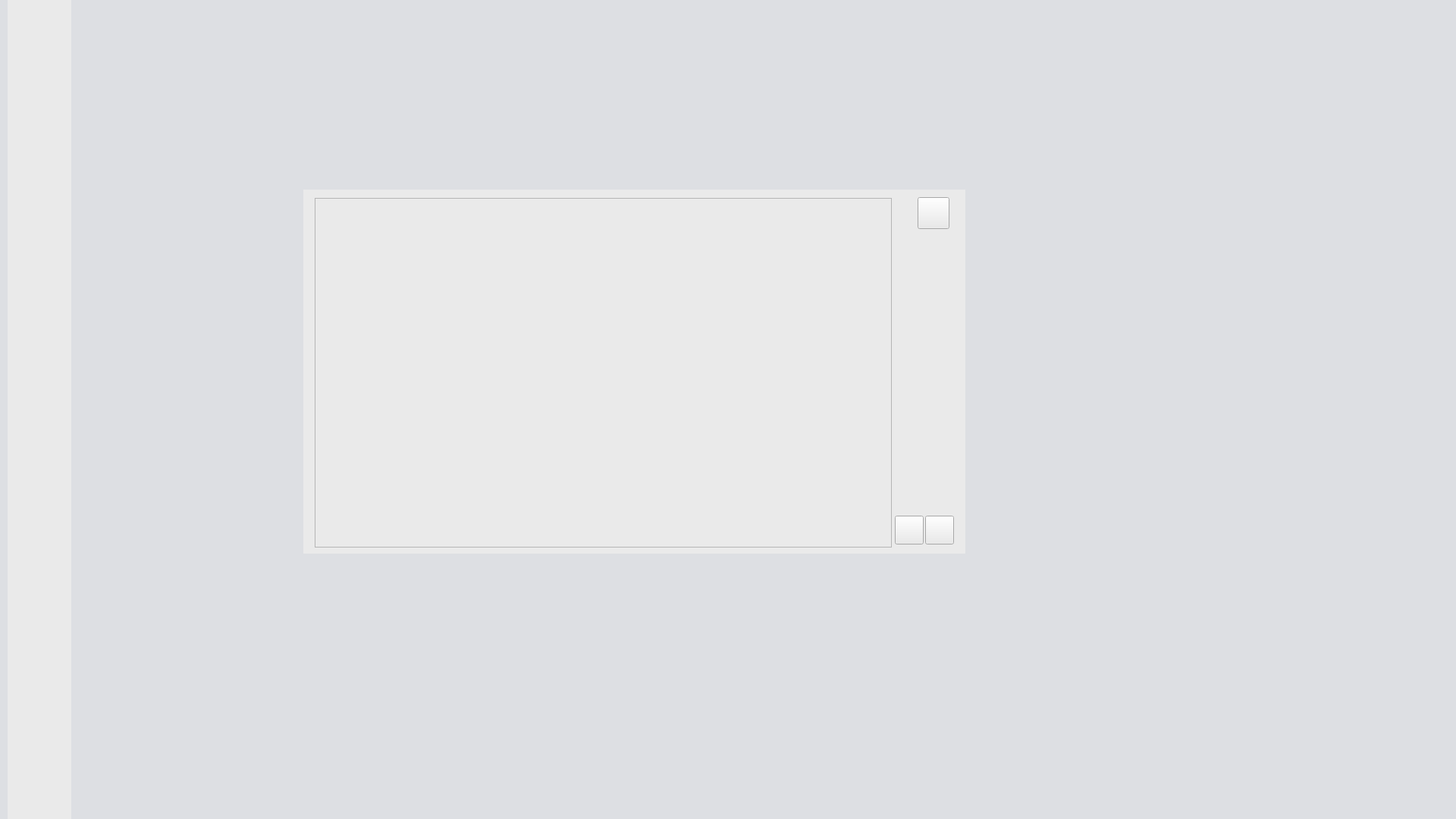
<?xml version="1.0" encoding="UTF-8"?>
<ui version="4.0">
 <class>Widget</class>
 <widget class="QWidget" name="Widget">
  <property name="geometry">
   <rect>
    <x>0</x>
    <y>0</y>
    <width>1920</width>
    <height>1080</height>
   </rect>
  </property>
  <property name="minimumSize">
   <size>
    <width>1920</width>
    <height>1080</height>
   </size>
  </property>
  <property name="maximumSize">
   <size>
    <width>1920</width>
    <height>1080</height>
   </size>
  </property>
  <property name="cursor">
   <cursorShape>CrossCursor</cursorShape>
  </property>
  <property name="windowTitle">
   <string>Widget</string>
  </property>
  <property name="styleSheet">
   <string notr="true">QWidget{background-color:rgb(221,223,227)}</string>
  </property>
  <widget class="QWidget" name="m_1" native="true">
   <property name="geometry">
    <rect>
     <x>10</x>
     <y>0</y>
     <width>84</width>
     <height>1080</height>
    </rect>
   </property>
   <property name="minimumSize">
    <size>
     <width>84</width>
     <height>1080</height>
    </size>
   </property>
   <property name="maximumSize">
    <size>
     <width>84</width>
     <height>1080</height>
    </size>
   </property>
   <property name="styleSheet">
    <string notr="true">QWidget{
	background-color:rgb(234,234,234)
}</string>
   </property>
   <widget class="QPushButton" name="file_btn">
    <property name="geometry">
     <rect>
      <x>0</x>
      <y>164</y>
      <width>84</width>
      <height>73</height>
     </rect>
    </property>
    <property name="styleSheet">
     <string notr="true">QPushButton{border:none}QPushButton:hover{background-color:rgb(13,41,104)}QPushButton:checked{background-color:rgb(13,41,104)}</string>
    </property>
    <property name="text">
     <string/>
    </property>
    <property name="icon">
     <iconset resource="image/image.qrc">
      <normaloff>:/file1.ico</normaloff>:/file1.ico</iconset>
    </property>
   </widget>
   <widget class="QPushButton" name="seg_btn">
    <property name="geometry">
     <rect>
      <x>0</x>
      <y>269</y>
      <width>84</width>
      <height>73</height>
     </rect>
    </property>
    <property name="styleSheet">
     <string notr="true">QPushButton{border:none}QPushButton:hover{background-color:rgb(13,41,104)}QPushButton:checked{background-color:rgb(13,41,104)}</string>
    </property>
    <property name="text">
     <string/>
    </property>
    <property name="icon">
     <iconset resource="image/image.qrc">
      <normaloff>:/seg2.ico</normaloff>:/seg2.ico</iconset>
    </property>
   </widget>
   <widget class="QPushButton" name="process_btn">
    <property name="geometry">
     <rect>
      <x>0</x>
      <y>374</y>
      <width>84</width>
      <height>73</height>
     </rect>
    </property>
    <property name="styleSheet">
     <string notr="true">QPushButton{border:none}QPushButton:hover{background-color:rgb(13,41,104)}QPushButton:checked{background-color:rgb(13,41,104)}</string>
    </property>
    <property name="text">
     <string/>
    </property>
    <property name="icon">
     <iconset resource="image/image.qrc">
      <normaloff>:/pro2.ico</normaloff>:/pro2.ico</iconset>
    </property>
   </widget>
   <widget class="QPushButton" name="tool_btn">
    <property name="geometry">
     <rect>
      <x>0</x>
      <y>479</y>
      <width>84</width>
      <height>73</height>
     </rect>
    </property>
    <property name="styleSheet">
     <string notr="true">QPushButton{border:none}QPushButton:hover{background-color:rgb(13,41,104)}QPushButton:checked{background-color:rgb(13,41,104)}</string>
    </property>
    <property name="text">
     <string/>
    </property>
    <property name="icon">
     <iconset resource="image/image.qrc">
      <normaloff>:/tool2.ico</normaloff>:/tool2.ico</iconset>
    </property>
   </widget>
   <widget class="QPushButton" name="set_btn">
    <property name="geometry">
     <rect>
      <x>0</x>
      <y>584</y>
      <width>84</width>
      <height>73</height>
     </rect>
    </property>
    <property name="styleSheet">
     <string notr="true">QPushButton{border:none}QPushButton:hover{background-color:rgb(13,41,104)}QPushButton:checked{background-color:rgb(13,41,104)}</string>
    </property>
    <property name="text">
     <string/>
    </property>
    <property name="icon">
     <iconset resource="image/image.qrc">
      <normaloff>:/set2.ico</normaloff>:/set2.ico</iconset>
    </property>
   </widget>
  </widget>
  <widget class="QStackedWidget" name="m_2">
   <property name="geometry">
    <rect>
     <x>94</x>
     <y>0</y>
     <width>182</width>
     <height>1080</height>
    </rect>
   </property>
   <property name="currentIndex">
    <number>0</number>
   </property>
   <widget class="QWidget" name="origin_page">
    <property name="minimumSize">
     <size>
      <width>182</width>
      <height>1080</height>
     </size>
    </property>
    <property name="maximumSize">
     <size>
      <width>182</width>
      <height>1080</height>
     </size>
    </property>
    <property name="styleSheet">
     <string notr="true">QWidget{
	background-color:rgb(221,223,227)
}</string>
    </property>
   </widget>
   <widget class="QWidget" name="file_page">
    <property name="minimumSize">
     <size>
      <width>182</width>
      <height>1080</height>
     </size>
    </property>
    <property name="maximumSize">
     <size>
      <width>182</width>
      <height>1080</height>
     </size>
    </property>
    <property name="styleSheet">
     <string notr="true">QWidget{
	background-color:rgb(234,234,234)
}</string>
    </property>
    <widget class="QPushButton" name="open_btn">
     <property name="geometry">
      <rect>
       <x>0</x>
       <y>164</y>
       <width>182</width>
       <height>73</height>
      </rect>
     </property>
     <property name="styleSheet">
      <string notr="true">QPushButton{font-family:'黑体';font-size:22px;border:none}QPushButton:hover{background-color:rgb(13,41,104)}QPushButton:checked{background-color:rgb(13,41,104)}</string>
     </property>
     <property name="text">
      <string>打开</string>
     </property>
     <property name="iconSize">
      <size>
       <width>42</width>
       <height>42</height>
      </size>
     </property>
    </widget>
    <widget class="QPushButton" name="save_btn">
     <property name="geometry">
      <rect>
       <x>0</x>
       <y>269</y>
       <width>182</width>
       <height>73</height>
      </rect>
     </property>
     <property name="styleSheet">
      <string notr="true">QPushButton{font-family:'黑体';font-size:22px;border:none}QPushButton:hover{background-color:rgb(13,41,104)}QPushButton:checked{background-color:rgb(13,41,104)}</string>
     </property>
     <property name="text">
      <string>保存</string>
     </property>
     <property name="iconSize">
      <size>
       <width>42</width>
       <height>42</height>
      </size>
     </property>
    </widget>
    <widget class="QPushButton" name="saveas_btn">
     <property name="geometry">
      <rect>
       <x>0</x>
       <y>374</y>
       <width>182</width>
       <height>73</height>
      </rect>
     </property>
     <property name="styleSheet">
      <string notr="true">QPushButton{font-family:'黑体';font-size:22px;border:none}QPushButton:hover{background-color:rgb(13,41,104)}QPushButton:checked{background-color:rgb(13,41,104)}</string>
     </property>
     <property name="text">
      <string>另存为</string>
     </property>
     <property name="iconSize">
      <size>
       <width>64</width>
       <height>64</height>
      </size>
     </property>
    </widget>
    <widget class="QPushButton" name="aboutas_btn">
     <property name="geometry">
      <rect>
       <x>0</x>
       <y>479</y>
       <width>182</width>
       <height>73</height>
      </rect>
     </property>
     <property name="styleSheet">
      <string notr="true">QPushButton{font-family:'黑体';font-size:22px;border:none}QPushButton:hover{background-color:rgb(13,41,104)}QPushButton:checked{background-color:rgb(13,41,104)}</string>
     </property>
     <property name="text">
      <string>关于我们</string>
     </property>
     <property name="iconSize">
      <size>
       <width>80</width>
       <height>80</height>
      </size>
     </property>
    </widget>
   </widget>
   <widget class="QWidget" name="seg_page">
    <property name="minimumSize">
     <size>
      <width>182</width>
      <height>1080</height>
     </size>
    </property>
    <property name="maximumSize">
     <size>
      <width>182</width>
      <height>1080</height>
     </size>
    </property>
    <property name="styleSheet">
     <string notr="true">QWidget{
	background-color:rgb(234,234,234)
}</string>
    </property>
   </widget>
   <widget class="QWidget" name="pro_page">
    <property name="minimumSize">
     <size>
      <width>182</width>
      <height>1080</height>
     </size>
    </property>
    <property name="maximumSize">
     <size>
      <width>182</width>
      <height>1080</height>
     </size>
    </property>
    <property name="styleSheet">
     <string notr="true">QWidget{
	background-color:rgb(234,234,234)
}</string>
    </property>
    <widget class="QPushButton" name="pre_btn">
     <property name="geometry">
      <rect>
       <x>0</x>
       <y>164</y>
       <width>182</width>
       <height>73</height>
      </rect>
     </property>
     <property name="styleSheet">
      <string notr="true">QPushButton{font-family:'黑体';font-size:22px;border:none}QPushButton:hover{background-color:rgb(13,41,104)}QPushButton:checked{background-color:rgb(13,41,104)}</string>
     </property>
     <property name="text">
      <string>预处理</string>
     </property>
    </widget>
    <widget class="QPushButton" name="last_btn">
     <property name="geometry">
      <rect>
       <x>0</x>
       <y>269</y>
       <width>182</width>
       <height>73</height>
      </rect>
     </property>
     <property name="styleSheet">
      <string notr="true">QPushButton{font-family:'黑体';font-size:22px;border:none}QPushButton:hover{background-color:rgb(13,41,104)}QPushButton:checked{background-color:rgb(13,41,104)}</string>
     </property>
     <property name="text">
      <string>后处理</string>
     </property>
    </widget>
    <widget class="QPushButton" name="magic_btn">
     <property name="geometry">
      <rect>
       <x>0</x>
       <y>374</y>
       <width>182</width>
       <height>73</height>
      </rect>
     </property>
     <property name="styleSheet">
      <string notr="true">QPushButton{font-family:'黑体';font-size:22px;border:none}QPushButton:hover{background-color:rgb(13,41,104)}QPushButton:checked{background-color:rgb(13,41,104)}</string>
     </property>
     <property name="text">
      <string>仙女棒</string>
     </property>
    </widget>
   </widget>
   <widget class="QWidget" name="tool_page">
    <property name="minimumSize">
     <size>
      <width>182</width>
      <height>1080</height>
     </size>
    </property>
    <property name="maximumSize">
     <size>
      <width>182</width>
      <height>1080</height>
     </size>
    </property>
    <property name="styleSheet">
     <string notr="true">QWidget{
	background-color:rgb(234,234,234)
}</string>
    </property>
    <widget class="QPushButton" name="pencil_btn">
     <property name="geometry">
      <rect>
       <x>0</x>
       <y>264</y>
       <width>182</width>
       <height>73</height>
      </rect>
     </property>
     <property name="minimumSize">
      <size>
       <width>0</width>
       <height>0</height>
      </size>
     </property>
     <property name="styleSheet">
      <string notr="true">QPushButton{font-family:'黑体';font-size:22px;border:none}QPushButton:hover{background-color:rgb(13,41,104)}QPushButton:checked{background-color:rgb(13,41,104)}</string>
     </property>
     <property name="text">
      <string>画笔</string>
     </property>
    </widget>
    <widget class="QPushButton" name="eraser_btn">
     <property name="geometry">
      <rect>
       <x>0</x>
       <y>369</y>
       <width>182</width>
       <height>73</height>
      </rect>
     </property>
     <property name="minimumSize">
      <size>
       <width>0</width>
       <height>0</height>
      </size>
     </property>
     <property name="styleSheet">
      <string notr="true">QPushButton{font-family:'黑体';font-size:22px;border:none}QPushButton:hover{background-color:rgb(13,41,104)}QPushButton:checked{background-color:rgb(13,41,104)}</string>
     </property>
     <property name="text">
      <string>橡皮</string>
     </property>
    </widget>
    <widget class="QPushButton" name="magnifier_btn">
     <property name="geometry">
      <rect>
       <x>0</x>
       <y>474</y>
       <width>182</width>
       <height>73</height>
      </rect>
     </property>
     <property name="minimumSize">
      <size>
       <width>0</width>
       <height>0</height>
      </size>
     </property>
     <property name="styleSheet">
      <string notr="true">QPushButton{font-family:'黑体';font-size:22px;border:none}QPushButton:hover{background-color:rgb(13,41,104)}QPushButton:checked{background-color:rgb(13,41,104)}</string>
     </property>
     <property name="text">
      <string>放大镜</string>
     </property>
    </widget>
   </widget>
   <widget class="QWidget" name="set_page">
    <property name="styleSheet">
     <string notr="true">background-color:rgb(234,234,234)</string>
    </property>
    <widget class="QPushButton" name="language_btn">
     <property name="geometry">
      <rect>
       <x>0</x>
       <y>264</y>
       <width>182</width>
       <height>73</height>
      </rect>
     </property>
     <property name="styleSheet">
      <string notr="true">QPushButton{font-family:'黑体';font-size:22px;border:none}QPushButton:hover{background-color:rgb(13,41,104)}QPushButton:checked{background-color:rgb(13,41,104)}</string>
     </property>
     <property name="text">
      <string>语言</string>
     </property>
    </widget>
    <widget class="QPushButton" name="theme_btn">
     <property name="geometry">
      <rect>
       <x>0</x>
       <y>369</y>
       <width>182</width>
       <height>73</height>
      </rect>
     </property>
     <property name="styleSheet">
      <string notr="true">QPushButton{font-family:'黑体';font-size:22px;border:none}QPushButton:hover{background-color:rgb(13,41,104)}QPushButton:checked{background-color:rgb(13,41,104)}</string>
     </property>
     <property name="text">
      <string>主题</string>
     </property>
    </widget>
    <widget class="QPushButton" name="speed_btn">
     <property name="geometry">
      <rect>
       <x>0</x>
       <y>474</y>
       <width>182</width>
       <height>73</height>
      </rect>
     </property>
     <property name="styleSheet">
      <string notr="true">QPushButton{font-family:'黑体';font-size:22px;border:none}QPushButton:hover{background-color:rgb(13,41,104)}QPushButton:checked{background-color:rgb(13,41,104)}</string>
     </property>
     <property name="text">
      <string>加速</string>
     </property>
    </widget>
   </widget>
  </widget>
  <widget class="QStackedWidget" name="m_3">
   <property name="geometry">
    <rect>
     <x>1548</x>
     <y>0</y>
     <width>372</width>
     <height>1080</height>
    </rect>
   </property>
   <property name="styleSheet">
    <string notr="true">QLabel{font-family:&quot;微软雅黑&quot;;font-size:16px;border:none}</string>
   </property>
   <property name="currentIndex">
    <number>0</number>
   </property>
   <widget class="QWidget" name="page0">
    <property name="styleSheet">
     <string notr="true">QWidget{
background-color:rgb(221,223,227)
}</string>
    </property>
   </widget>
   <widget class="QWidget" name="page1">
    <property name="styleSheet">
     <string notr="true">QWidget{
background-color:rgb(234,234,234)
}</string>
    </property>
    <widget class="QLabel" name="label">
     <property name="geometry">
      <rect>
       <x>30</x>
       <y>30</y>
       <width>81</width>
       <height>21</height>
      </rect>
     </property>
     <property name="minimumSize">
      <size>
       <width>81</width>
       <height>21</height>
      </size>
     </property>
     <property name="maximumSize">
      <size>
       <width>81</width>
       <height>21</height>
      </size>
     </property>
     <property name="styleSheet">
      <string notr="true">QLabel{font-family:'黑体';font-size:22px;border:none}</string>
     </property>
     <property name="text">
      <string>预处理</string>
     </property>
    </widget>
    <widget class="QWidget" name="layoutWidget">
     <property name="geometry">
      <rect>
       <x>30</x>
       <y>73</y>
       <width>301</width>
       <height>231</height>
      </rect>
     </property>
     <layout class="QVBoxLayout" name="verticalLayout">
      <property name="spacing">
       <number>22</number>
      </property>
      <item>
       <layout class="QHBoxLayout" name="horizontalLayout" stretch="0,0,0">
        <property name="spacing">
         <number>10</number>
        </property>
        <property name="leftMargin">
         <number>0</number>
        </property>
        <item>
         <widget class="QLabel" name="label_2">
          <property name="styleSheet">
           <string notr="true">QLabel{font-family:&quot;微软雅黑&quot;;font-size:16px;border:none}

</string>
          </property>
          <property name="text">
           <string>对比度</string>
          </property>
         </widget>
        </item>
        <item>
         <widget class="QSlider" name="horizontalSlider">
          <property name="orientation">
           <enum>Qt::Horizontal</enum>
          </property>
         </widget>
        </item>
        <item>
         <widget class="QLabel" name="label_3">
          <property name="text">
           <string>0%</string>
          </property>
         </widget>
        </item>
       </layout>
      </item>
      <item>
       <layout class="QHBoxLayout" name="horizontalLayout_2" stretch="0,0,0">
        <property name="spacing">
         <number>10</number>
        </property>
        <property name="leftMargin">
         <number>0</number>
        </property>
        <item>
         <widget class="QLabel" name="label_10">
          <property name="styleSheet">
           <string notr="true">QLabel{font-family:&quot;微软雅黑&quot;;font-size:16px;border:none}

</string>
          </property>
          <property name="text">
           <string>亮度</string>
          </property>
         </widget>
        </item>
        <item>
         <widget class="QSlider" name="horizontalSlider_5">
          <property name="orientation">
           <enum>Qt::Horizontal</enum>
          </property>
         </widget>
        </item>
        <item>
         <widget class="QLabel" name="label_11">
          <property name="text">
           <string>0%</string>
          </property>
         </widget>
        </item>
       </layout>
      </item>
      <item>
       <layout class="QHBoxLayout" name="horizontalLayout_3" stretch="0,0,0">
        <property name="spacing">
         <number>10</number>
        </property>
        <property name="leftMargin">
         <number>0</number>
        </property>
        <item>
         <widget class="QLabel" name="label_12">
          <property name="styleSheet">
           <string notr="true">QLabel{font-family:&quot;微软雅黑&quot;;font-size:16px;border:none}

</string>
          </property>
          <property name="text">
           <string>锐化</string>
          </property>
         </widget>
        </item>
        <item>
         <widget class="QSlider" name="horizontalSlider_6">
          <property name="orientation">
           <enum>Qt::Horizontal</enum>
          </property>
         </widget>
        </item>
        <item>
         <widget class="QLabel" name="label_13">
          <property name="text">
           <string>0%</string>
          </property>
         </widget>
        </item>
       </layout>
      </item>
      <item>
       <layout class="QHBoxLayout" name="horizontalLayout_4" stretch="0,0,0">
        <property name="spacing">
         <number>10</number>
        </property>
        <property name="leftMargin">
         <number>0</number>
        </property>
        <item>
         <widget class="QLabel" name="label_14">
          <property name="styleSheet">
           <string notr="true">QLabel{font-family:&quot;微软雅黑&quot;;font-size:16px;border:none}

</string>
          </property>
          <property name="text">
           <string>噪声</string>
          </property>
         </widget>
        </item>
        <item>
         <widget class="QSlider" name="horizontalSlider_7">
          <property name="orientation">
           <enum>Qt::Horizontal</enum>
          </property>
         </widget>
        </item>
        <item>
         <widget class="QLabel" name="label_15">
          <property name="text">
           <string>0%</string>
          </property>
         </widget>
        </item>
       </layout>
      </item>
     </layout>
    </widget>
   </widget>
   <widget class="QWidget" name="page2">
    <property name="styleSheet">
     <string notr="true">QWidget{
background-color:rgb(234,234,234)
}</string>
    </property>
    <widget class="QWidget" name="layoutWidget_5">
     <property name="geometry">
      <rect>
       <x>30</x>
       <y>100</y>
       <width>321</width>
       <height>241</height>
      </rect>
     </property>
     <layout class="QVBoxLayout" name="verticalLayout_3">
      <property name="spacing">
       <number>22</number>
      </property>
      <item>
       <layout class="QHBoxLayout" name="horizontalLayout_9" stretch="0,0,0">
        <property name="spacing">
         <number>10</number>
        </property>
        <property name="leftMargin">
         <number>0</number>
        </property>
        <item>
         <widget class="QLabel" name="label_7">
          <property name="styleSheet">
           <string notr="true">QLabel{font-family:&quot;微软雅黑&quot;;font-size:16px;border:none}

</string>
          </property>
          <property name="text">
           <string>膨胀</string>
          </property>
         </widget>
        </item>
        <item>
         <widget class="QSlider" name="horizontalSlider_3">
          <property name="orientation">
           <enum>Qt::Horizontal</enum>
          </property>
         </widget>
        </item>
        <item>
         <widget class="QLabel" name="label_8">
          <property name="text">
           <string>0%</string>
          </property>
         </widget>
        </item>
       </layout>
      </item>
      <item>
       <layout class="QHBoxLayout" name="horizontalLayout_10" stretch="0,0,0">
        <property name="spacing">
         <number>10</number>
        </property>
        <property name="leftMargin">
         <number>0</number>
        </property>
        <item>
         <widget class="QLabel" name="label_22">
          <property name="styleSheet">
           <string notr="true">QLabel{font-family:&quot;微软雅黑&quot;;font-size:16px;border:none}

</string>
          </property>
          <property name="text">
           <string>腐蚀</string>
          </property>
         </widget>
        </item>
        <item>
         <widget class="QSlider" name="horizontalSlider_11">
          <property name="orientation">
           <enum>Qt::Horizontal</enum>
          </property>
         </widget>
        </item>
        <item>
         <widget class="QLabel" name="label_23">
          <property name="text">
           <string>0%</string>
          </property>
         </widget>
        </item>
       </layout>
      </item>
      <item>
       <layout class="QHBoxLayout" name="horizontalLayout_11" stretch="0,0,0">
        <property name="spacing">
         <number>10</number>
        </property>
        <property name="leftMargin">
         <number>0</number>
        </property>
        <item>
         <widget class="QLabel" name="label_24">
          <property name="styleSheet">
           <string notr="true">QLabel{font-family:&quot;微软雅黑&quot;;font-size:16px;border:none}

</string>
          </property>
          <property name="text">
           <string>开运算</string>
          </property>
         </widget>
        </item>
        <item>
         <widget class="QSlider" name="horizontalSlider_12">
          <property name="orientation">
           <enum>Qt::Horizontal</enum>
          </property>
         </widget>
        </item>
        <item>
         <widget class="QLabel" name="label_25">
          <property name="text">
           <string>0%</string>
          </property>
         </widget>
        </item>
       </layout>
      </item>
      <item>
       <layout class="QHBoxLayout" name="horizontalLayout_12" stretch="0,0,0">
        <property name="spacing">
         <number>10</number>
        </property>
        <property name="leftMargin">
         <number>0</number>
        </property>
        <item>
         <widget class="QLabel" name="label_26">
          <property name="styleSheet">
           <string notr="true">QLabel{font-family:&quot;微软雅黑&quot;;font-size:16px;border:none}

</string>
          </property>
          <property name="text">
           <string>闭运算</string>
          </property>
         </widget>
        </item>
        <item>
         <widget class="QSlider" name="horizontalSlider_13">
          <property name="orientation">
           <enum>Qt::Horizontal</enum>
          </property>
         </widget>
        </item>
        <item>
         <widget class="QLabel" name="label_27">
          <property name="text">
           <string>0%</string>
          </property>
         </widget>
        </item>
       </layout>
      </item>
     </layout>
    </widget>
    <widget class="QLabel" name="label_9">
     <property name="geometry">
      <rect>
       <x>30</x>
       <y>50</y>
       <width>81</width>
       <height>21</height>
      </rect>
     </property>
     <property name="minimumSize">
      <size>
       <width>81</width>
       <height>21</height>
      </size>
     </property>
     <property name="maximumSize">
      <size>
       <width>81</width>
       <height>21</height>
      </size>
     </property>
     <property name="styleSheet">
      <string notr="true">QLabel{font-family:'黑体';font-size:22px;border:none}</string>
     </property>
     <property name="text">
      <string>后处理</string>
     </property>
    </widget>
   </widget>
   <widget class="QWidget" name="page3">
    <property name="styleSheet">
     <string notr="true">QWidget{
background-color:rgb(234,234,234)
}</string>
    </property>
    <widget class="QPushButton" name="pushButton">
     <property name="geometry">
      <rect>
       <x>250</x>
       <y>340</y>
       <width>98</width>
       <height>31</height>
      </rect>
     </property>
     <property name="styleSheet">
      <string notr="true">QPushButton{font-family:'黑体';font-size:18px;}QPushButton:hover{background-color:rgb(13,41,104)}QPushButton:checked{background-color:rgb(13,41,104)}</string>
     </property>
     <property name="text">
      <string>确定</string>
     </property>
    </widget>
    <widget class="QWidget" name="">
     <property name="geometry">
      <rect>
       <x>20</x>
       <y>50</y>
       <width>331</width>
       <height>251</height>
      </rect>
     </property>
     <layout class="QVBoxLayout" name="verticalLayout_2">
      <item>
       <layout class="QHBoxLayout" name="horizontalLayout_5">
        <property name="spacing">
         <number>13</number>
        </property>
        <item>
         <widget class="QLabel" name="label_4">
          <property name="text">
           <string>语言</string>
          </property>
         </widget>
        </item>
        <item>
         <widget class="QCheckBox" name="checkBox">
          <property name="text">
           <string>中文</string>
          </property>
         </widget>
        </item>
        <item>
         <widget class="QCheckBox" name="checkBox_2">
          <property name="text">
           <string>英文</string>
          </property>
         </widget>
        </item>
       </layout>
      </item>
      <item>
       <layout class="QHBoxLayout" name="horizontalLayout_6">
        <property name="spacing">
         <number>0</number>
        </property>
        <property name="topMargin">
         <number>50</number>
        </property>
        <property name="rightMargin">
         <number>150</number>
        </property>
        <item>
         <widget class="QLabel" name="label_5">
          <property name="text">
           <string>主题</string>
          </property>
         </widget>
        </item>
        <item>
         <widget class="QComboBox" name="comboBox"/>
        </item>
       </layout>
      </item>
      <item>
       <layout class="QHBoxLayout" name="horizontalLayout_7">
        <item>
         <widget class="QLabel" name="label_6">
          <property name="text">
           <string>不透明度</string>
          </property>
         </widget>
        </item>
        <item>
         <widget class="QSlider" name="horizontalSlider_2">
          <property name="orientation">
           <enum>Qt::Horizontal</enum>
          </property>
         </widget>
        </item>
        <item>
         <widget class="QLabel" name="label_16">
          <property name="text">
           <string>0%</string>
          </property>
         </widget>
        </item>
       </layout>
      </item>
      <item>
       <layout class="QHBoxLayout" name="horizontalLayout_8">
        <item>
         <widget class="QLabel" name="label_17">
          <property name="text">
           <string>加速设置</string>
          </property>
         </widget>
        </item>
        <item>
         <widget class="QCheckBox" name="checkBox_3">
          <property name="text">
           <string>cuda加速</string>
          </property>
         </widget>
        </item>
        <item>
         <widget class="QCheckBox" name="checkBox_4">
          <property name="text">
           <string>硬件加速</string>
          </property>
         </widget>
        </item>
       </layout>
      </item>
     </layout>
    </widget>
   </widget>
   <widget class="QWidget" name="page4">
    <property name="styleSheet">
     <string notr="true">QWidget{
background-color:rgb(234,234,234)
}</string>
    </property>
    <widget class="QWidget" name="">
     <property name="geometry">
      <rect>
       <x>30</x>
       <y>50</y>
       <width>291</width>
       <height>41</height>
      </rect>
     </property>
     <layout class="QHBoxLayout" name="horizontalLayout_13">
      <item>
       <widget class="QLabel" name="label_18">
        <property name="text">
         <string>画笔粗细</string>
        </property>
       </widget>
      </item>
      <item>
       <widget class="QSlider" name="horizontalSlider_4">
        <property name="orientation">
         <enum>Qt::Horizontal</enum>
        </property>
       </widget>
      </item>
      <item>
       <widget class="QLabel" name="label_19">
        <property name="text">
         <string>0%</string>
        </property>
       </widget>
      </item>
     </layout>
    </widget>
   </widget>
  </widget>
  <widget class="QWidget" name="m_4" native="true">
   <property name="geometry">
    <rect>
     <x>400</x>
     <y>250</y>
     <width>873</width>
     <height>480</height>
    </rect>
   </property>
   <property name="styleSheet">
    <string notr="true">QWidget{
	background-color:rgb(234,234,234)
}</string>
   </property>
   <widget class="QPushButton" name="left_btn">
    <property name="geometry">
     <rect>
      <x>780</x>
      <y>430</y>
      <width>38</width>
      <height>38</height>
     </rect>
    </property>
    <property name="text">
     <string/>
    </property>
    <property name="icon">
     <iconset resource="image/image.qrc">
      <normaloff>:/left1.ico</normaloff>:/left1.ico</iconset>
    </property>
    <property name="iconSize">
     <size>
      <width>48</width>
      <height>48</height>
     </size>
    </property>
   </widget>
   <widget class="QPushButton" name="right_btn">
    <property name="geometry">
     <rect>
      <x>820</x>
      <y>430</y>
      <width>38</width>
      <height>38</height>
     </rect>
    </property>
    <property name="text">
     <string/>
    </property>
    <property name="icon">
     <iconset resource="image/image.qrc">
      <normaloff>:/right2.ico</normaloff>:/right2.ico</iconset>
    </property>
   </widget>
   <widget class="QPushButton" name="top_btn">
    <property name="geometry">
     <rect>
      <x>810</x>
      <y>10</y>
      <width>42</width>
      <height>42</height>
     </rect>
    </property>
    <property name="text">
     <string/>
    </property>
    <property name="icon">
     <iconset resource="image/image.qrc">
      <normaloff>:/newwin.ico</normaloff>:/newwin.ico</iconset>
    </property>
   </widget>
   <widget class="GraphicsView" name="graphicsView">
    <property name="geometry">
     <rect>
      <x>15</x>
      <y>11</y>
      <width>761</width>
      <height>461</height>
     </rect>
    </property>
   </widget>
  </widget>
 </widget>
 <layoutdefault spacing="6" margin="11"/>
 <customwidgets>
  <customwidget>
   <class>GraphicsView</class>
   <extends>QGraphicsView</extends>
   <header>graphicsview.h</header>
  </customwidget>
 </customwidgets>
 <resources>
  <include location="image/image.qrc"/>
 </resources>
 <connections/>
</ui>
